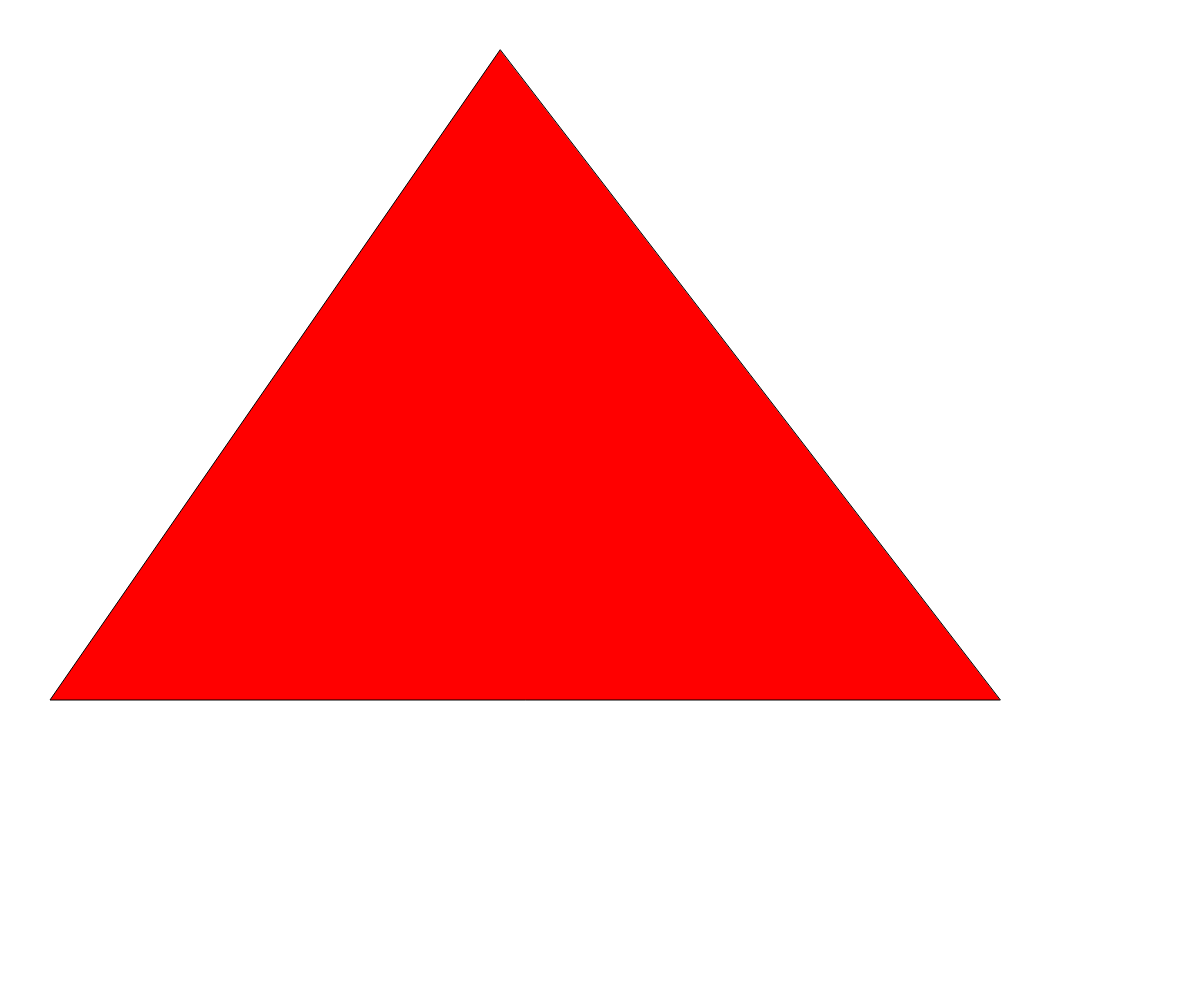
Frame 1 (no input)
Frame 60 (no input): identical to frame 1, image omitted
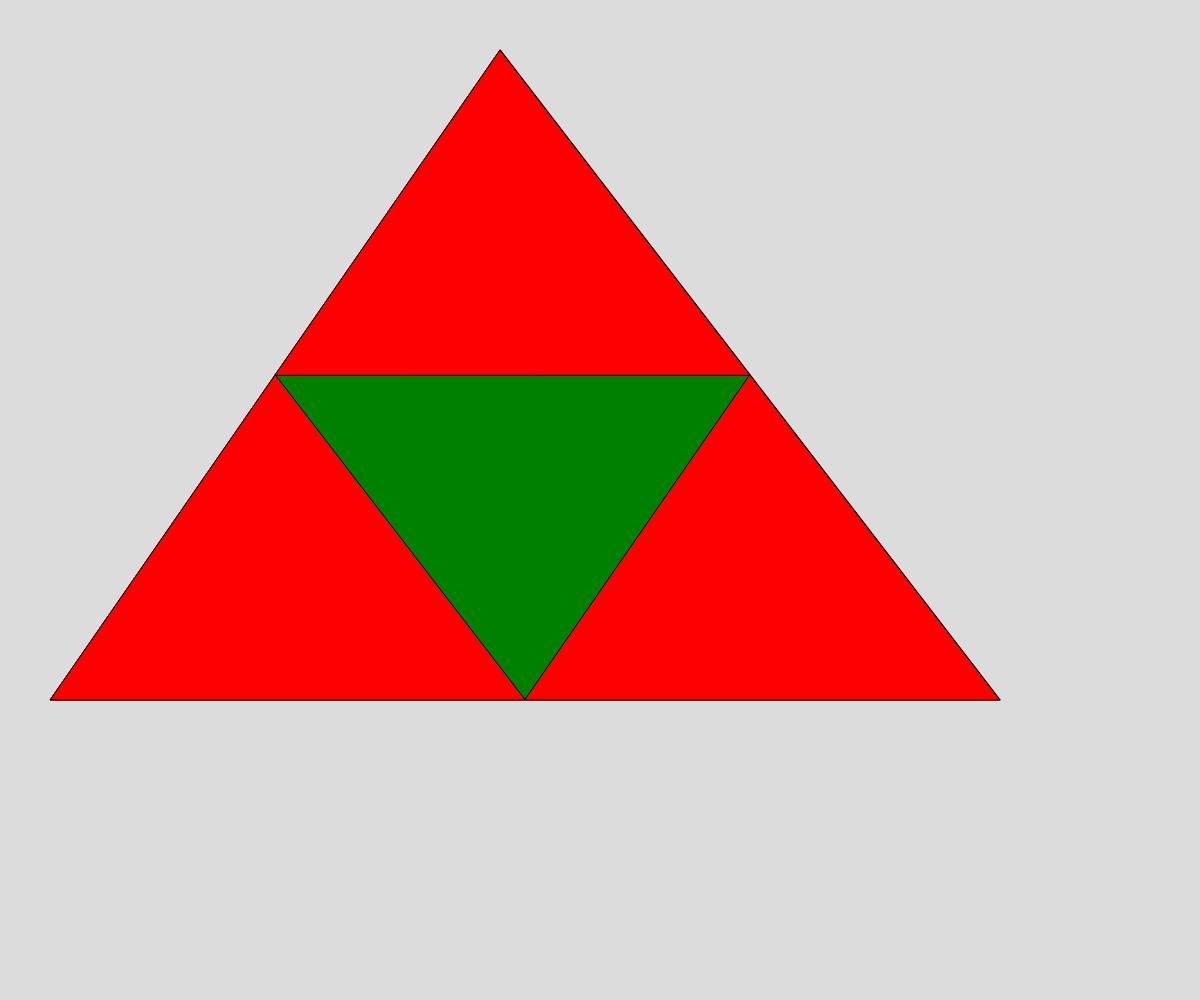
Frame 120 (the mouse pressed at the canvas centre since frame 60)

The p5.js sketch that drew these frames (run headless with seeded random() and noise() and a simulated clock; from frame 60 on, the mouse is pressed at the canvas centre):

// p5.js sketch
// ── sketch.js
/* eslint-disable indent */
// Sierpinski Triangle Demo
// Recursion -- but visual!

let theColours = ["red", "green", "blue", "brown", "orange", "yellow", "purple", "pink", ];
let theDepth = 0;
let initialTriangle = [
  {x: 500, y: 50},
  {x: 50, y: 700},
  {x: 1000, y: 700}
];

function setup() {
  createCanvas(windowWidth, windowHeight);
  sierpinski(initialTriangle, theDepth);
}

function draw() {

}

function sierpinski(points, depth) {
  //shell triangle
  fill(theColours[depth]);
  triangle(points[0].x, points[0].y,
           points[1].x, points[1].y,
           points[2].x, points[2].y,
  );

  //escape clause
  if (depth > 0) {
    //pattern -- draw the three new triangles
    //bottom left
    sierpinski([midpoint(points[0], points[1]),
                points[1],
                midpoint(points[1], points[2])],
                depth - 1);

    //top
    sierpinski([midpoint(points[0], points[1]),
                points[0],
                midpoint(points[0], points[2])],
                depth - 1);

    //bottom right
    sierpinski([midpoint(points[1], points[2]),
                points[2],
                midpoint(points[0], points[2])],
                depth - 1);
  }

}


function midpoint(point1, point2) {
  let midX = (point1.x + point2.x) / 2;
  let midY = (point1.y + point2.y) / 2;
  return {x: midX, y: midY};
}

function mousePressed(){
  if (theDepth < 8){
      theDepth++;
  background(220);
  sierpinski(initialTriangle, theDepth);
  }

}
